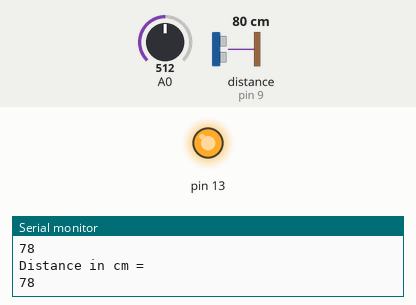
The sketch below on a simulated Arduino Uno, built with avr-gcc and run on an emulated ATmega328P. On the bench: output pins drawn as LEDs (lit = HIGH), the last lines printed to the serial monitor. Wiring (inferred from the names in the program): ultrasonic range finder: trigger pin 10; echo pin 9. Inputs (shaded band) come from the test bench; at power-on: distance to the obstacle (sensor on pin 9) 80 cm, A0 = 512. The echo pulse lasts 58.3 µs per cm; pins used as bus, display or sensor lines are not drawn.

Above: at 4.2 s.
4.3 s: distance to the obstacle (sensor on pin 9) set to 23 cm
5.8 s: distance to the obstacle (sensor on pin 9) set to 18 cm
At 6.7 s:
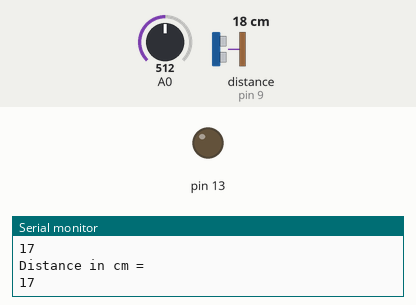
7.6 s: distance to the obstacle (sensor on pin 9) set to 35 cm
At 8.7 s:
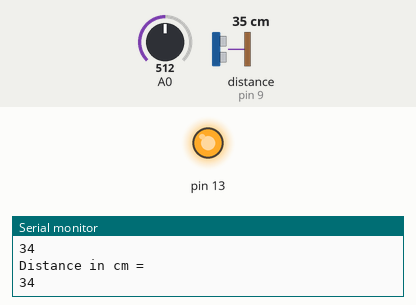
Timing chart, 0 to 10.4 s (numbered marks = the images above; inputs shaded):
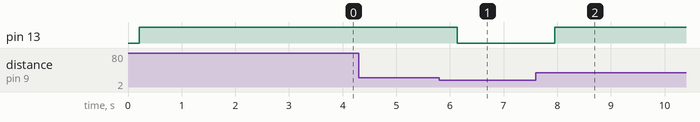

Measured:
- the behaviour switches between 21 and 20 cm on distance to the obstacle (sensor on pin 9) (found by bisection; images 0 and 1)
- after the input at 5.8 s, pin 13: HIGH → LOW after 0.34 s
- after the input at 7.6 s, pin 13: LOW → HIGH after 0.36 s

The sketch:

LDR.ino
```cpp
int Trig=10;
int Echo=9;
int a;
int b;
void setup() {
  // put your setup code here, to run once:
  pinMode(Trig,OUTPUT);
  pinMode(Echo,INPUT);
  Serial.begin(9600);
  pinMode(13,OUTPUT);
  pinMode(A0,INPUT);

}

void loop() {
  // put your main code here, to run repeate
  b=analogRead(A0);
  digitalWrite(Trig,LOW);
  delayMicroseconds(2);
  digitalWrite(Trig,HIGH);
  delayMicroseconds(10);
  digitalWrite(Trig,LOW);
  long t=pulseIn(Echo,HIGH);
  int d= (0.034*t)/2;
  Serial.println("Distance in cm = ");
  Serial.println(d);
  delay(200);

if (d>=20 && b>=500){
  //digitalWrite(8,LOW);
  digitalWrite(13,HIGH);
}
else{
  digitalWrite(13,LOW);
  //digitalWrite(8,LOW);

}

}
```
